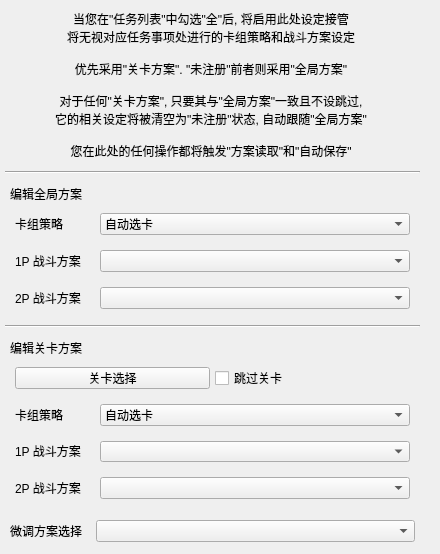
<?xml version="1.0" encoding="UTF-8"?>
<ui version="4.0">
 <class>Form</class>
 <widget class="QWidget" name="Form">
  <property name="geometry">
   <rect>
    <x>0</x>
    <y>0</y>
    <width>440</width>
    <height>554</height>
   </rect>
  </property>
  <property name="windowTitle">
   <string>Form</string>
  </property>
  <widget class="QWidget" name="verticalLayoutWidget">
   <property name="geometry">
    <rect>
     <x>0</x>
     <y>0</y>
     <width>425</width>
     <height>552</height>
    </rect>
   </property>
   <layout class="QVBoxLayout" name="verticalLayout">
    <property name="leftMargin">
     <number>5</number>
    </property>
    <property name="topMargin">
     <number>5</number>
    </property>
    <property name="rightMargin">
     <number>5</number>
    </property>
    <property name="bottomMargin">
     <number>5</number>
    </property>
    <item>
     <layout class="QHBoxLayout" name="horizontalLayout_4">
      <property name="spacing">
       <number>5</number>
      </property>
      <property name="leftMargin">
       <number>2</number>
      </property>
      <property name="topMargin">
       <number>5</number>
      </property>
      <property name="rightMargin">
       <number>5</number>
      </property>
      <property name="bottomMargin">
       <number>5</number>
      </property>
      <item>
       <widget class="QLabel" name="label_6">
        <property name="text">
         <string>当您在&quot;任务列表&quot;中勾选&quot;全&quot;后, 将启用此处设定接管
将无视对应任务事项处进行的卡组策略和战斗方案设定

优先采用&quot;关卡方案&quot;. &quot;未注册&quot;前者则采用&quot;全局方案&quot;

对于任何&quot;关卡方案&quot;, 只要其与&quot;全局方案&quot;一致且不设跳过,
它的相关设定将被清空为&quot;未注册&quot;状态, 自动跟随&quot;全局方案&quot;

您在此处的任何操作都将触发&quot;方案读取&quot;和&quot;自动保存&quot;</string>
        </property>
        <property name="alignment">
         <set>Qt::AlignCenter</set>
        </property>
       </widget>
      </item>
     </layout>
    </item>
    <item>
     <widget class="Line" name="line_2">
      <property name="orientation">
       <enum>Qt::Horizontal</enum>
      </property>
     </widget>
    </item>
    <item>
     <layout class="QVBoxLayout" name="verticalLayout_2">
      <property name="spacing">
       <number>5</number>
      </property>
      <property name="leftMargin">
       <number>5</number>
      </property>
      <property name="topMargin">
       <number>5</number>
      </property>
      <property name="rightMargin">
       <number>5</number>
      </property>
      <property name="bottomMargin">
       <number>5</number>
      </property>
      <item>
       <widget class="QLabel" name="label_12">
        <property name="sizePolicy">
         <sizepolicy hsizetype="Preferred" vsizetype="Fixed">
          <horstretch>0</horstretch>
          <verstretch>0</verstretch>
         </sizepolicy>
        </property>
        <property name="text">
         <string>编辑全局方案</string>
        </property>
       </widget>
      </item>
      <item>
       <layout class="QHBoxLayout" name="horizontalLayout_8" stretch="1,20">
        <property name="leftMargin">
         <number>5</number>
        </property>
        <property name="topMargin">
         <number>5</number>
        </property>
        <property name="rightMargin">
         <number>5</number>
        </property>
        <property name="bottomMargin">
         <number>5</number>
        </property>
        <item>
         <widget class="QLabel" name="label_11">
          <property name="sizePolicy">
           <sizepolicy hsizetype="Preferred" vsizetype="Fixed">
            <horstretch>0</horstretch>
            <verstretch>0</verstretch>
           </sizepolicy>
          </property>
          <property name="minimumSize">
           <size>
            <width>80</width>
            <height>0</height>
           </size>
          </property>
          <property name="text">
           <string>卡组策略</string>
          </property>
         </widget>
        </item>
        <item>
         <widget class="QComboBox" name="GlobalDeckBox">
          <property name="sizePolicy">
           <sizepolicy hsizetype="Preferred" vsizetype="Fixed">
            <horstretch>0</horstretch>
            <verstretch>0</verstretch>
           </sizepolicy>
          </property>
          <property name="minimumSize">
           <size>
            <width>0</width>
            <height>0</height>
           </size>
          </property>
          <property name="currentText">
           <string>自动选卡</string>
          </property>
          <item>
           <property name="text">
            <string>自动选卡</string>
           </property>
          </item>
          <item>
           <property name="text">
            <string>1</string>
           </property>
          </item>
          <item>
           <property name="text">
            <string>2</string>
           </property>
          </item>
          <item>
           <property name="text">
            <string>3</string>
           </property>
          </item>
          <item>
           <property name="text">
            <string>4</string>
           </property>
          </item>
          <item>
           <property name="text">
            <string>5</string>
           </property>
          </item>
          <item>
           <property name="text">
            <string>6</string>
           </property>
          </item>
         </widget>
        </item>
       </layout>
      </item>
      <item>
       <layout class="QHBoxLayout" name="horizontalLayout_6" stretch="1,20">
        <property name="leftMargin">
         <number>5</number>
        </property>
        <property name="topMargin">
         <number>5</number>
        </property>
        <property name="rightMargin">
         <number>5</number>
        </property>
        <property name="bottomMargin">
         <number>5</number>
        </property>
        <item>
         <widget class="QLabel" name="label_7">
          <property name="sizePolicy">
           <sizepolicy hsizetype="Preferred" vsizetype="Fixed">
            <horstretch>0</horstretch>
            <verstretch>0</verstretch>
           </sizepolicy>
          </property>
          <property name="minimumSize">
           <size>
            <width>80</width>
            <height>0</height>
           </size>
          </property>
          <property name="text">
           <string>1P 战斗方案</string>
          </property>
         </widget>
        </item>
        <item>
         <widget class="QComboBox" name="GlobalBattlePlanBox1P">
          <property name="sizePolicy">
           <sizepolicy hsizetype="Preferred" vsizetype="Fixed">
            <horstretch>0</horstretch>
            <verstretch>0</verstretch>
           </sizepolicy>
          </property>
          <property name="currentText">
           <string/>
          </property>
          <property name="currentIndex">
           <number>-1</number>
          </property>
         </widget>
        </item>
       </layout>
      </item>
      <item>
       <layout class="QHBoxLayout" name="horizontalLayout_7" stretch="1,20">
        <property name="leftMargin">
         <number>5</number>
        </property>
        <property name="topMargin">
         <number>5</number>
        </property>
        <property name="rightMargin">
         <number>5</number>
        </property>
        <property name="bottomMargin">
         <number>5</number>
        </property>
        <item>
         <widget class="QLabel" name="label_8">
          <property name="sizePolicy">
           <sizepolicy hsizetype="Preferred" vsizetype="Fixed">
            <horstretch>0</horstretch>
            <verstretch>0</verstretch>
           </sizepolicy>
          </property>
          <property name="minimumSize">
           <size>
            <width>80</width>
            <height>0</height>
           </size>
          </property>
          <property name="text">
           <string>2P 战斗方案</string>
          </property>
         </widget>
        </item>
        <item>
         <widget class="QComboBox" name="GlobalBattlePlanBox2P">
          <property name="sizePolicy">
           <sizepolicy hsizetype="Preferred" vsizetype="Fixed">
            <horstretch>0</horstretch>
            <verstretch>0</verstretch>
           </sizepolicy>
          </property>
          <property name="currentText">
           <string/>
          </property>
         </widget>
        </item>
       </layout>
      </item>
     </layout>
    </item>
    <item>
     <widget class="Line" name="line">
      <property name="orientation">
       <enum>Qt::Horizontal</enum>
      </property>
     </widget>
    </item>
    <item>
     <layout class="QVBoxLayout" name="verticalLayout_3">
      <property name="spacing">
       <number>5</number>
      </property>
      <property name="leftMargin">
       <number>5</number>
      </property>
      <property name="topMargin">
       <number>5</number>
      </property>
      <property name="rightMargin">
       <number>5</number>
      </property>
      <property name="bottomMargin">
       <number>5</number>
      </property>
      <item>
       <widget class="QLabel" name="label_10">
        <property name="sizePolicy">
         <sizepolicy hsizetype="Preferred" vsizetype="Fixed">
          <horstretch>0</horstretch>
          <verstretch>0</verstretch>
         </sizepolicy>
        </property>
        <property name="text">
         <string>编辑关卡方案</string>
        </property>
       </widget>
      </item>
      <item>
       <layout class="QHBoxLayout" name="horizontalLayout_3" stretch="1,1">
        <property name="leftMargin">
         <number>5</number>
        </property>
        <property name="topMargin">
         <number>5</number>
        </property>
        <property name="rightMargin">
         <number>5</number>
        </property>
        <property name="bottomMargin">
         <number>5</number>
        </property>
        <item>
         <widget class="MultiLevelMenu" name="stage_selector">
          <property name="sizePolicy">
           <sizepolicy hsizetype="Preferred" vsizetype="Fixed">
            <horstretch>0</horstretch>
            <verstretch>0</verstretch>
           </sizepolicy>
          </property>
          <property name="text">
           <string>关卡选择</string>
          </property>
         </widget>
        </item>
        <item>
         <widget class="QCheckBox" name="StageSkipCheck">
          <property name="sizePolicy">
           <sizepolicy hsizetype="Preferred" vsizetype="Preferred">
            <horstretch>0</horstretch>
            <verstretch>0</verstretch>
           </sizepolicy>
          </property>
          <property name="text">
           <string>跳过关卡</string>
          </property>
         </widget>
        </item>
       </layout>
      </item>
      <item>
       <layout class="QHBoxLayout" name="horizontalLayout_5" stretch="1,20">
        <property name="leftMargin">
         <number>5</number>
        </property>
        <property name="topMargin">
         <number>5</number>
        </property>
        <property name="rightMargin">
         <number>5</number>
        </property>
        <property name="bottomMargin">
         <number>5</number>
        </property>
        <item>
         <widget class="QLabel" name="label_9">
          <property name="sizePolicy">
           <sizepolicy hsizetype="Preferred" vsizetype="Fixed">
            <horstretch>0</horstretch>
            <verstretch>0</verstretch>
           </sizepolicy>
          </property>
          <property name="minimumSize">
           <size>
            <width>80</width>
            <height>0</height>
           </size>
          </property>
          <property name="text">
           <string>卡组策略</string>
          </property>
         </widget>
        </item>
        <item>
         <widget class="QComboBox" name="StageDeckBox">
          <property name="sizePolicy">
           <sizepolicy hsizetype="Preferred" vsizetype="Fixed">
            <horstretch>0</horstretch>
            <verstretch>0</verstretch>
           </sizepolicy>
          </property>
          <property name="minimumSize">
           <size>
            <width>0</width>
            <height>0</height>
           </size>
          </property>
          <property name="currentText">
           <string>自动选卡</string>
          </property>
          <item>
           <property name="text">
            <string>自动选卡</string>
           </property>
          </item>
          <item>
           <property name="text">
            <string>1</string>
           </property>
          </item>
          <item>
           <property name="text">
            <string>2</string>
           </property>
          </item>
          <item>
           <property name="text">
            <string>3</string>
           </property>
          </item>
          <item>
           <property name="text">
            <string>4</string>
           </property>
          </item>
          <item>
           <property name="text">
            <string>5</string>
           </property>
          </item>
          <item>
           <property name="text">
            <string>6</string>
           </property>
          </item>
         </widget>
        </item>
       </layout>
      </item>
      <item>
       <layout class="QHBoxLayout" name="horizontalLayout" stretch="1,20">
        <property name="leftMargin">
         <number>5</number>
        </property>
        <property name="topMargin">
         <number>5</number>
        </property>
        <property name="rightMargin">
         <number>5</number>
        </property>
        <property name="bottomMargin">
         <number>5</number>
        </property>
        <item>
         <widget class="QLabel" name="label_4">
          <property name="sizePolicy">
           <sizepolicy hsizetype="Preferred" vsizetype="Fixed">
            <horstretch>0</horstretch>
            <verstretch>0</verstretch>
           </sizepolicy>
          </property>
          <property name="minimumSize">
           <size>
            <width>80</width>
            <height>0</height>
           </size>
          </property>
          <property name="maximumSize">
           <size>
            <width>1677213</width>
            <height>16777215</height>
           </size>
          </property>
          <property name="text">
           <string>1P 战斗方案</string>
          </property>
         </widget>
        </item>
        <item>
         <widget class="QComboBox" name="StageBattlePlanBox1P">
          <property name="sizePolicy">
           <sizepolicy hsizetype="Preferred" vsizetype="Fixed">
            <horstretch>0</horstretch>
            <verstretch>0</verstretch>
           </sizepolicy>
          </property>
          <property name="currentText">
           <string/>
          </property>
          <property name="currentIndex">
           <number>-1</number>
          </property>
         </widget>
        </item>
       </layout>
      </item>
      <item>
       <layout class="QHBoxLayout" name="horizontalLayout_2" stretch="1,20">
        <property name="leftMargin">
         <number>5</number>
        </property>
        <property name="topMargin">
         <number>5</number>
        </property>
        <property name="rightMargin">
         <number>5</number>
        </property>
        <property name="bottomMargin">
         <number>5</number>
        </property>
        <item>
         <widget class="QLabel" name="label_5">
          <property name="sizePolicy">
           <sizepolicy hsizetype="Preferred" vsizetype="Fixed">
            <horstretch>0</horstretch>
            <verstretch>0</verstretch>
           </sizepolicy>
          </property>
          <property name="minimumSize">
           <size>
            <width>80</width>
            <height>0</height>
           </size>
          </property>
          <property name="maximumSize">
           <size>
            <width>16777215</width>
            <height>16777215</height>
           </size>
          </property>
          <property name="text">
           <string>2P 战斗方案</string>
          </property>
         </widget>
        </item>
        <item>
         <widget class="QComboBox" name="StageBattlePlanBox2P">
          <property name="sizePolicy">
           <sizepolicy hsizetype="Preferred" vsizetype="Fixed">
            <horstretch>0</horstretch>
            <verstretch>0</verstretch>
           </sizepolicy>
          </property>
          <property name="currentText">
           <string/>
          </property>
         </widget>
        </item>
       </layout>
      </item>
     </layout>
    </item>
    <item>
     <layout class="QHBoxLayout" name="horizontalLayout_5" stretch="1,20">
      <property name="leftMargin">
       <number>5</number>
      </property>
      <property name="topMargin">
       <number>5</number>
      </property>
      <property name="rightMargin">
       <number>5</number>
      </property>
      <property name="bottomMargin">
       <number>5</number>
      </property>
      <item>
       <widget class="QLabel" name="label_13">
        <property name="sizePolicy">
         <sizepolicy hsizetype="Preferred" vsizetype="Fixed">
          <horstretch>0</horstretch>
          <verstretch>0</verstretch>
         </sizepolicy>
        </property>
        <property name="minimumSize">
         <size>
          <width>80</width>
          <height>0</height>
         </size>
        </property>
        <property name="maximumSize">
         <size>
          <width>16777215</width>
          <height>16777215</height>
         </size>
        </property>
        <property name="text">
         <string>微调方案选择</string>
        </property>
       </widget>
      </item>
      <item>
       <widget class="QComboBox" name="StageTweakBattlePlanBox">
        <property name="sizePolicy">
         <sizepolicy hsizetype="Preferred" vsizetype="Fixed">
          <horstretch>0</horstretch>
          <verstretch>0</verstretch>
         </sizepolicy>
        </property>
        <property name="currentText">
         <string/>
        </property>
       </widget>
      </item>
     </layout>
    </item>
   </layout>
  </widget>
 </widget>
 <customwidgets>
  <customwidget>
   <class>MultiLevelMenu</class>
   <extends>QPushButton</extends>
   <header>function.widget.MultiLevelMenu</header>
  </customwidget>
 </customwidgets>
 <resources/>
 <connections/>
</ui>
